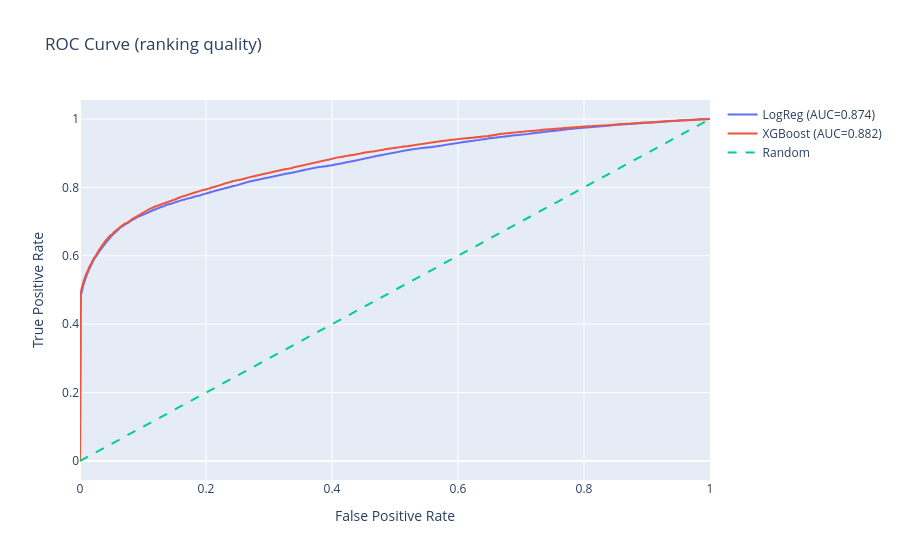
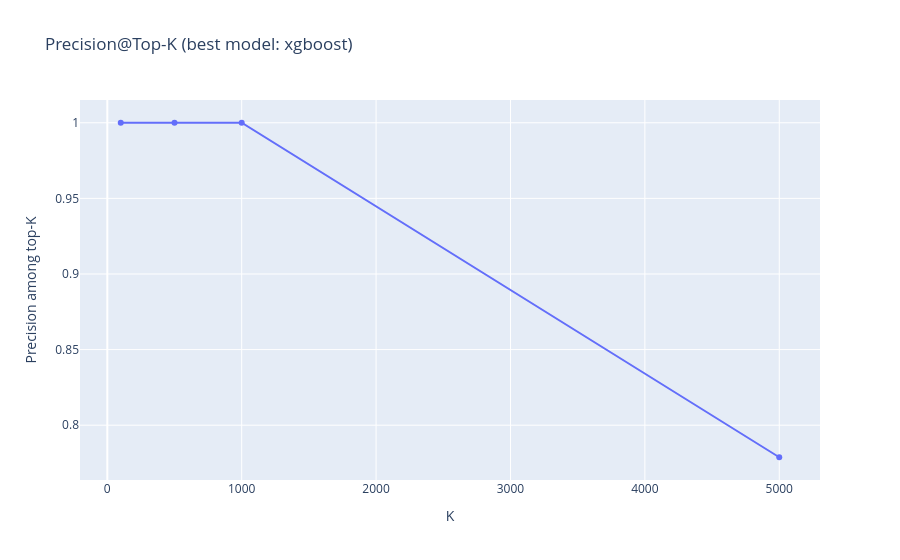

Source (notebook cell) for these figures, in order:
### Markdown cell above
## Step 5/7 — Visual evaluation (ROC + Precision@K)

**What this does**: Plots ROC curves (overall ranking quality) and Precision@K (how good the top K predictions are).

**Why we do it**: With class imbalance, accuracy can look “good” even for weak models. ROC-AUC and Precision@K are usually more informative for purchase prediction.

**What to look for in the output**:
- ROC curve above the diagonal; higher AUC is better
- Precision@K is meaningfully above the baseline purchase rate

**Interpretation**:
- ROC-AUC: how well the model ranks purchasers above non-purchasers
- Precision@K: if you target the top K sessions, what fraction are true purchasers

### Code cell
print("Step 5/7: Visual evaluation (ROC + Precision@K)")

# ROC
fpr_lr, tpr_lr, _ = roc_curve(y_test, p_lr)
fpr_xgb, tpr_xgb, _ = roc_curve(y_test, p_xgb)

fig_roc = go.Figure()
fig_roc.add_trace(go.Scatter(x=fpr_lr, y=tpr_lr, mode="lines", name=f"LogReg (AUC={metrics_lr['roc_auc']:.3f})"))
fig_roc.add_trace(go.Scatter(x=fpr_xgb, y=tpr_xgb, mode="lines", name=f"XGBoost (AUC={metrics_xgb['roc_auc']:.3f})"))
fig_roc.add_trace(go.Scatter(x=[0, 1], y=[0, 1], mode="lines", name="Random", line=dict(dash="dash")))
fig_roc.update_layout(title="ROC Curve (ranking quality)", xaxis_title="False Positive Rate", yaxis_title="True Positive Rate")
fig_roc.show()

# Precision@K on best model
best_name, best_p = ("xgboost", p_xgb) if metrics_xgb["roc_auc"] >= metrics_lr["roc_auc"] else ("logreg", p_lr)
order = np.argsort(-best_p)
y_sorted = np.asarray(y_test)[order]

ks = [100, 500, 1000, 5000]
prec_at_k = [float(y_sorted[: min(k, len(y_sorted))].mean()) for k in ks]

fig_pk = px.line(x=ks, y=prec_at_k, markers=True, title=f"Precision@Top-K (best model: {best_name})")
fig_pk.update_layout(xaxis_title="K", yaxis_title="Precision among top-K")
fig_pk.show()

### Figure 1 — Plotly figure (JSON) as saved in the notebook; plotly's stock layout.template omitted (floating-point values rounded to 4 significant figures; data arrays with more than 128 entries replaced by an {"elided": "..."} marker saying what was removed)
{"data": [{"mode": "lines", "name": "LogReg (AUC=0.874)", "type": "scatter", "x": {"elided": "5616 float values"}, "y": {"elided": "5616 float values"}}, {"mode": "lines", "name": "XGBoost (AUC=0.882)", "type": "scatter", "x": {"elided": "6557 float values"}, "y": {"elided": "6557 float values"}}, {"line": {"dash": "dash"}, "mode": "lines", "name": "Random", "type": "scatter", "x": [0, 1], "y": [0, 1]}], "layout": {"title": {"text": "ROC Curve (ranking quality)"}, "xaxis": {"title": {"text": "False Positive Rate"}}, "yaxis": {"title": {"text": "True Positive Rate"}}}}

### Figure 2 — Plotly figure (JSON) as saved in the notebook; plotly's stock layout.template omitted (floating-point values rounded to 4 significant figures)
{"data": [{"hovertemplate": "x=%{x}<br>y=%{y}<extra></extra>", "legendgroup": "", "line": {"color": "#636efa", "dash": "solid"}, "marker": {"symbol": "circle"}, "mode": "lines+markers", "name": "", "orientation": "v", "showlegend": false, "type": "scatter", "x": [100, 500, 1000, 5000], "xaxis": "x", "y": [1.0, 1.0, 1.0, 0.7788], "yaxis": "y"}], "layout": {"legend": {"tracegroupgap": 0}, "title": {"text": "Precision@Top-K (best model: xgboost)"}, "xaxis": {"anchor": "y", "domain": [0, 1], "title": {"text": "K"}}, "yaxis": {"anchor": "x", "domain": [0, 1], "title": {"text": "Precision among top-K"}}}}
